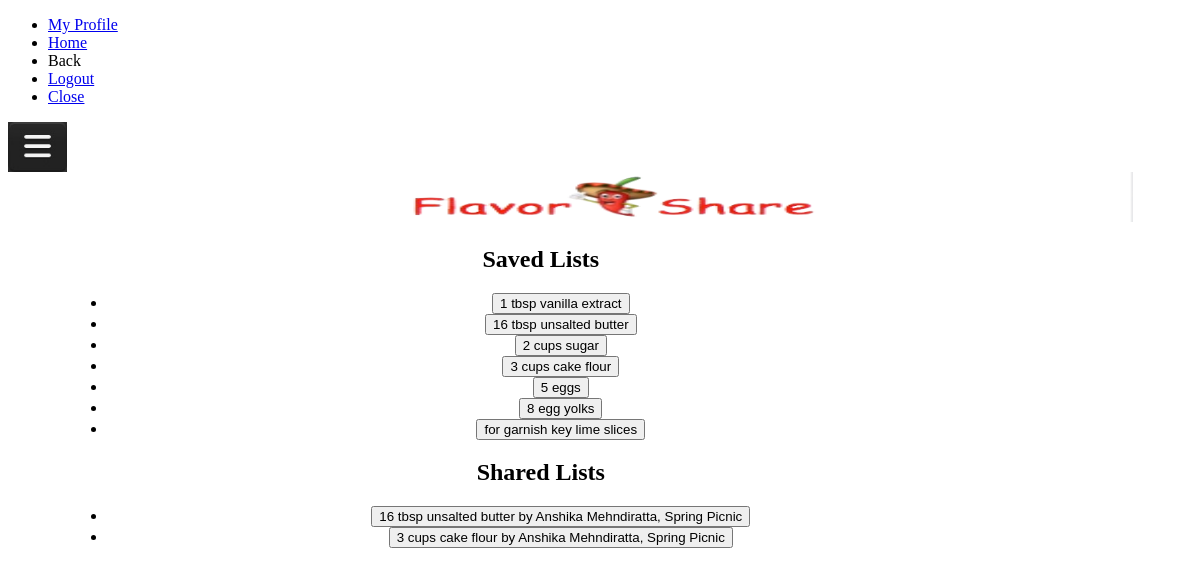
/showBag (signed in), run on the app's committed database.
### tables this page shows
CREATE TABLE my_saved_bag (
mid integer,
rid integer,
ingredient text not null,
foreign key(mid) references users(mid),
foreign key(rid) references recipes(rid),
primary key(mid,rid,ingredient)
);

### app.py (the view)
@app.route('/showBag')
def showBag():
    error = None
    print "IN SHOWBAG"
    cur_users = g.db.execute('select mid from users where email = \''+ session.get('username') + '\'')
    mids = [row for row in cur_users.fetchall()]
    mid=mids[0]
    cur_saved_bag = g.db.execute('select  ingredient from my_saved_bag where mid = ' + str(mid[0]))
    saved_bag = [row[0] for row in cur_saved_bag.fetchall()]
    cur_shared_bag = g.db.execute('select mid_assignor,gid,ingredient from my_shared_bag where mid_assignee =' + str(mid[0]))
    temp_shared_bag = [row for row in cur_shared_bag.fetchall()]
    shared_bag = []
    for row in temp_shared_bag:
        print row
        cur_group_name = g.db.execute('select name from groups where gid = ' + str(row[1]))
        group_name = [row1[0] for row1 in cur_group_name.fetchall() ]
        group_name = group_name[0]
        print group_name
        cur_member_name = g.db.execute('select name from users where mid = ' + str(row[0]))
        member_name = [row2[0] for row2 in cur_member_name.fetchall() ]
        member_name = member_name[0]
        print member_name
        shared_bag.append((row[2], group_name, member_name))
    return render_template('showBag.html', saved_bag = saved_bag,shared_bag = shared_bag)

### app.py (called while the page is built)
def connect_db():
    return sqlite3.connect(app.config['DATABASE'])

@app.before_request
def before_request():
    g.db = connect_db()

@app.teardown_request
def teardown_request(exception):
    db = getattr(g, 'db', None)
    if db is not None:
        db.close()

### templates/showBag.html (shortened to what this page needs)
{% extends "layout.html" %}
{% block body %}
<div id='content' data-role='content' style="text-align: center;">
<form action="{{ url_for('showBag') }}" method=post>
    <div style="margin-top:2%;width:80%;font-family:Comic Sans MS, Comic Sans;margin-left:5%" >
        <div data-role="collapsible-set">
            <div data-role="collapsible" data-theme="b" data-content-theme="d" data-collapsed-icon="arrow-r" data-expanded-icon="arrow-d" data-inset="false">
                <h2>Saved Lists</h2>
                <div "collapsible" data-theme="b" data-content-theme="d" data-collapsed-icon="arrow-r" data-expanded-icon="arrow-d" data-inset="false">
                    <ul data-role="listview">
                        {% for ingredient in saved_bag %}
                            <li><button text-pos="left" data-icon="delete" data-iconpos="right" type="submit" name="saved_ingredient" value="{{ ingredient }}" style="text-align:left"/>{{ ingredient }}</button></li>
                        {% endfor %}
                    </ul>
                </div>
            </div>
            <div data-role="collapsible" data-theme="b" data-content-theme="d" data-collapsed-icon="arrow-r" data-expanded-icon="arrow-d" data-inset="false">
                <h2>Shared Lists</h2>
                <div "collapsible" data-theme="b" data-content-theme="d" data-collapsed-icon="arrow-r" data-expanded-icon="arrow-d" data-inset="false">
                    <ul data-role="listview">
                        {% for item in shared_bag %}
                        {% set name = item[0] + ' by ' + item[2] + ', ' + item[1] %}
                        <li><button text-pos="left" data-icon="delete" data-iconpos="right" type="submit" name="shared_ingredient" value="{{ item[0] }}" style="text-align:left"/>{{ name }}</button></li>
                        {% endfor %}
                    </ul>
                </div>
            </div>
        </div>
    </div>
</form>
</div>
{% endblock %}

### data on the page
my_saved_bag: ingredient "1 tbsp vanilla extract"
my_saved_bag: ingredient "16 tbsp unsalted butter"
my_saved_bag: ingredient "2 cups sugar"
my_saved_bag: ingredient "3 cups cake flour"
my_saved_bag: ingredient "5 eggs"
my_saved_bag: ingredient "8 egg yolks"
my_saved_bag: ingredient "for garnish key lime slices"

### other printed values
{{ name }} "16 tbsp unsalted butter by Anshika Mehndiratta, Spring Picnic" "3 cups cake flour by Anshika Mehndiratta, Spring Picnic"
